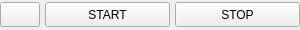
            <widget class="QFrame" name="btnGridModeFrame">
             <property name="sizePolicy">
              <sizepolicy hsizetype="Minimum" vsizetype="Minimum">
               <horstretch>0</horstretch>
               <verstretch>0</verstretch>
              </sizepolicy>
             </property>
             <property name="minimumSize">
              <size>
               <width>300</width>
               <height>30</height>
              </size>
             </property>
             <property name="maximumSize">
              <size>
               <width>300</width>
               <height>30</height>
              </size>
             </property>
             <property name="frameShape">
              <enum>QFrame::NoFrame</enum>
             </property>
             <property name="frameShadow">
              <enum>QFrame::Raised</enum>
             </property>
             <layout class="QHBoxLayout" name="horizontalLayout">
              <property name="spacing">
               <number>5</number>
              </property>
              <property name="leftMargin">
               <number>0</number>
              </property>
              <property name="topMargin">
               <number>0</number>
              </property>
              <property name="rightMargin">
               <number>0</number>
              </property>
              <property name="bottomMargin">
               <number>0</number>
              </property>
              <item>
               <widget class="QPushButton" name="btnCompactLS">
                <property name="minimumSize">
                 <size>
                  <width>40</width>
                  <height>25</height>
                 </size>
                </property>
                <property name="maximumSize">
                 <size>
                  <width>40</width>
                  <height>25</height>
                 </size>
                </property>
                <property name="text">
                 <string/>
                </property>
                <property name="icon">
                 <iconset resource="../resources/resources.qrc">
                  <normaloff>:/GridLayout/icons/grid_layout_comp_2.png</normaloff>:/GridLayout/icons/grid_layout_comp_2.png</iconset>
                </property>
                <property name="iconSize">
                 <size>
                  <width>18</width>
                  <height>18</height>
                 </size>
                </property>
                <property name="checkable">
                 <bool>true</bool>
                </property>
               </widget>
              </item>
              <item>
               <widget class="QPushButton" name="startLiveButton">
                <property name="minimumSize">
                 <size>
                  <width>0</width>
                  <height>25</height>
                 </size>
                </property>
                <property name="styleSheet">
                 <string notr="true">font: 12pt &quot;Segoe UI&quot;;</string>
                </property>
                <property name="text">
                 <string>START</string>
                </property>
                <property name="icon">
                 <iconset resource="../resources/resources.qrc">
                  <normaloff>:/Play_Live/icons/play_button.png</normaloff>:/Play_Live/icons/play_button.png</iconset>
                </property>
               </widget>
              </item>
              <item>
               <widget class="QPushButton" name="stopLiveButton">
                <property name="minimumSize">
                 <size>
                  <width>0</width>
                  <height>25</height>
                 </size>
                </property>
                <property name="styleSheet">
                 <string notr="true">font: 12pt &quot;Segoe UI&quot;;</string>
                </property>
                <property name="text">
                 <string>STOP</string>
                </property>
                <property name="icon">
                 <iconset resource="../resources/resources.qrc">
                  <normaloff>:/Stop_Live/icons/stop_button.png</normaloff>:/Stop_Live/icons/stop_button.png</iconset>
                </property>
               </widget>
              </item>
             </layout>
            </widget>
